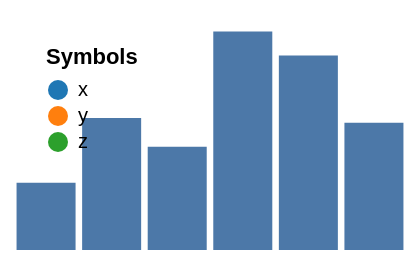

Vega-Lite specification for this chart:
### Vega specification from a JSON file in a GitHub repository (floating-point values rounded to 4 significant figures)
{"width": 200, "height": 120, "padding": 5, "data": [{"name": "t", "values": [{"a": "Alpha", "b": 28, "c": "x", "d": 1}, {"a": "Bravo", "b": 55, "c": "y", "d": 2}, {"a": "Charlie", "b": 43, "c": "x", "d": 3}, {"a": "Delta", "b": 91, "c": "z", "d": 4}, {"a": "Echo", "b": 81, "c": "y", "d": 5}, {"a": "Foxtrot", "b": 53, "c": "z", "d": 6}]}], "scales": [{"name": "x", "type": "band", "domain": {"data": "t", "field": "a"}, "range": "width", "padding": 0.1}, {"name": "y", "type": "linear", "domain": {"data": "t", "field": "b"}, "range": "height", "nice": true}, {"name": "color", "type": "ordinal", "domain": {"data": "t", "field": "c"}, "range": {"scheme": "category10"}}, {"name": "ramp", "type": "linear", "domain": {"data": "t", "field": "d"}, "range": {"scheme": "blues"}}, {"name": "size", "type": "linear", "domain": {"data": "t", "field": "b"}, "range": [10, 200]}, {"name": "shape", "type": "ordinal", "domain": {"data": "t", "field": "c"}, "range": "symbol"}, {"name": "quant", "type": "quantize", "domain": [0, 100], "range": {"scheme": "greens", "count": 4}}], "marks": [{"type": "rect", "from": {"data": "t"}, "encode": {"enter": {"x": {"scale": "x", "field": "a"}, "width": {"scale": "x", "band": 1}, "y": {"scale": "y", "field": "b"}, "y2": {"scale": "y", "value": 0}}}}], "legends": [{"fill": "color", "title": "Symbols", "orient": "top-left"}]}
